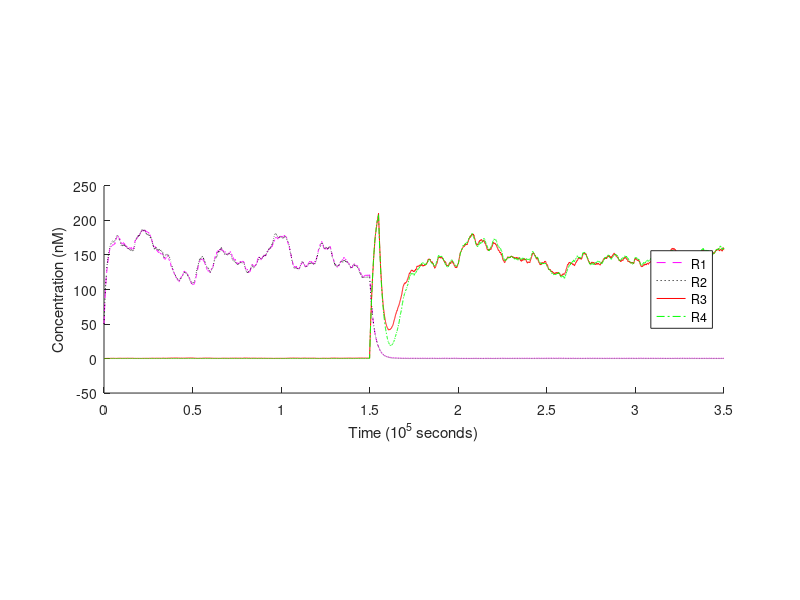
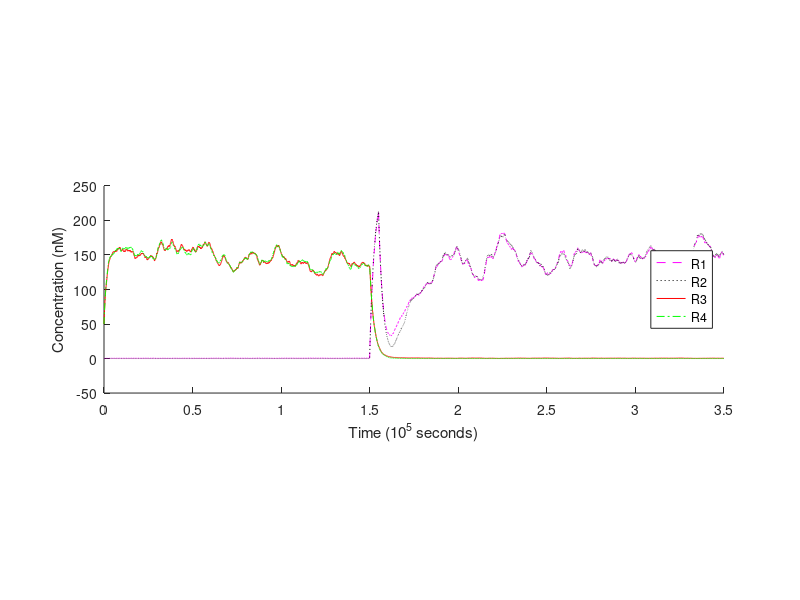
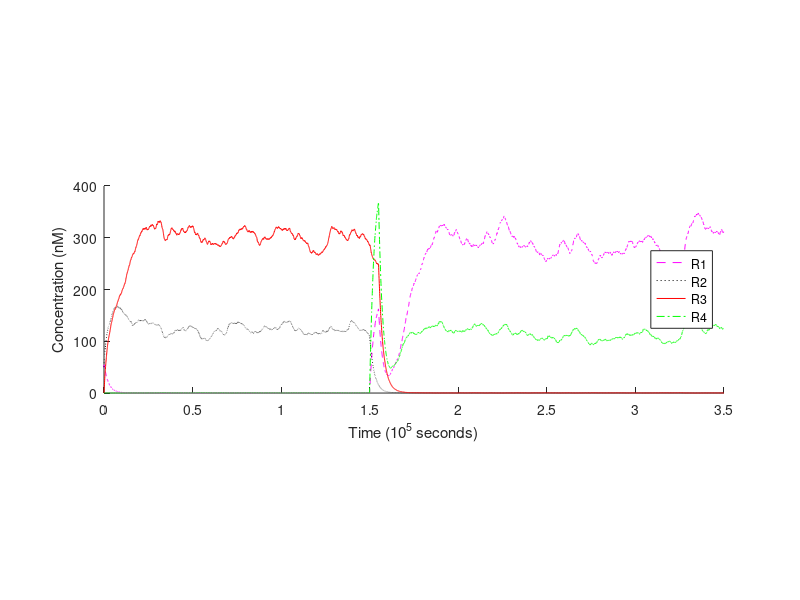
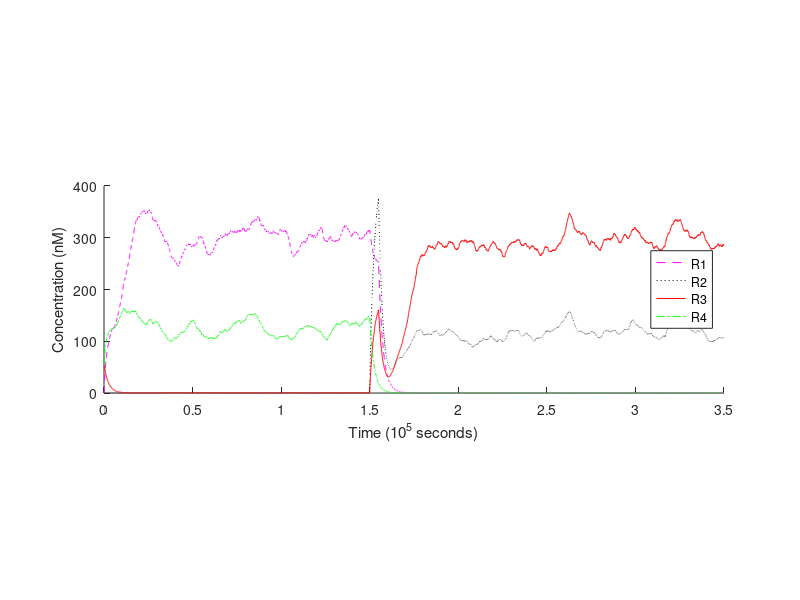

MATLAB code to generate these figures, in order:
% ============================== OCTAVE SETUP ==================================
    clear;
    format long;


% ========================== MODEL REACTION RATES ==============================

    % translation rates (1/s)
    Kt_R1 = 6e-4;
    Kt_R2 = 6e-4;
    Kt_R3 = 6e-4;
    Kt_R4 = 6e-4;

    % mRNA degradation rates (1/s)
    Kd_mR1P1 = 2.5e-3;
    Kd_mR4P1 = 2.5e-3;
    Kd_mR2P2 = 2.5e-3;
    Kd_mR3P2 = 2.5e-3;
    Kd_mR1P3 = 2.5e-3;
    Kd_mR2P4 = 2.5e-3;
    Kd_mR3P5 = 2.5e-3;
    Kd_mR4P6 = 2.5e-3;

    % protein degradation rates (1/s)
    Kd_R1 = 4e-4;
    Kd_R2 = 4e-4;
    Kd_R3 = 4e-4;
    Kd_R4 = 4e-4;

    % maximum/unrepressed transcription rates (M/s)
    Kb_P1 = 4e-10;
    Kb_P2 = 4e-10;
    Kb_P3 = 4e-10;
    Kb_P4 = 4e-10;
    Kb_P5 = 4e-10;
    Kb_P6 = 4e-10;

    % Hill coefficients (scalar)
    Na_P1 = 1.3;
    Na_P2 = 1.3;
    Nr_R2P1 = 1.3;
    Nr_R4P2 = 1.3;
    Nr_R3P3 = 1.3;
    Nr_R3P4 = 1.3;
    Nr_R4P4 = 1.3;
    Nr_R1P5 = 1.3;
    Nr_R1P6 = 1.3;
    Nr_R2P6 = 1.3;

    % Hill activation constants (M)
    Ka_P1 = 2e-8;
    Ka_P2 = 2e-8;

    % Hill repression constants (M)
    Kr_R2P1 = 6e-10;
    Kr_R4P2 = 6e-10;
    Kr_R3P3 = 6e-10;
    Kr_R3P4 = 6e-10;
    Kr_R4P4 = 6e-10;
    Kr_R1P5 = 6e-10;
    Kr_R1P6 = 6e-10;
    Kr_R2P6 = 6e-10;


% ============================ INPUT PARAMETERS ================================

    % time settings
    dt = 60;                     % 1 minute timesteps
    simulation = 0 : dt : 3.5e5; % simulation length control

    % input vector
    Is = zeros(1, length(simulation));

    % reaction initial conditions for each run
    multiI   = 1e-9 * [0.1, 0.1, 50, 50]; % constant input
    multiR12 = 1e-9 * [50 , 0  , 50, 0 ];
    multiR34 = 1e-9 * [0  , 50 , 0 , 50];

    % trigger hold & release times
    t_hold = 1.5e5 / dt;
    t_release = 1.55e5 / dt;

    % induced decrease in repressor binding affinity used to trigger the switch
    switch_trigger = 6e-10 - 4e-6;

    % save original Hill repression constants
    Kr_R2P1_ori = Kr_R2P1;
    Kr_R4P2_ori = Kr_R4P2;
    Kr_R3P3_ori = Kr_R3P3;
    Kr_R3P4_ori = Kr_R3P4;
    Kr_R4P4_ori = Kr_R4P4;
    Kr_R1P5_ori = Kr_R1P5;
    Kr_R1P6_ori = Kr_R1P6;
    Kr_R2P6_ori = Kr_R2P6;


% ================================ MULTISIM ====================================

    % precompute loop invariants and reduced coefficients
    a1 = Kt_R1 * Kb_P1 / Kd_mR1P1;
    a2 = Kt_R1 * Kb_P3 / Kd_mR1P3;
    b1 = Kt_R2 * Kb_P2 / Kd_mR2P2;
    b2 = Kt_R2 * Kb_P4 / Kd_mR2P4;
    c1 = Kt_R3 * Kb_P2 / Kd_mR3P2;
    c2 = Kt_R3 * Kb_P5 / Kd_mR3P5;
    d1 = Kt_R4 * Kb_P1 / Kd_mR4P1;
    d2 = Kt_R4 * Kb_P6 / Kd_mR4P6;
    V = 1e9;
    iSqrtV = 1 / sqrt(V);

    % abstractions for activation & repression Hill-function
    function y = Ha(X, n, K)
        Xn = X^n;
        y = Xn / (K^n + Xn);
    endfunction
    function y = Hr(X, n, K)
        y = 1 / (1 + (X/K)^n);
    endfunction

    % for each set of parameters, make a simulation run and display its results
    for sim = 1 : length(multiI)

        % set initial state concentrations
        Is(:) = multiI(sim);
        R1 = multiR12(sim);
        R2 = multiR12(sim);
        R3 = multiR34(sim);
        R4 = multiR34(sim);

        % preallocate arrays to store concentrations over time
        R1s = zeros(1, length(simulation));
        R2s = zeros(1, length(simulation));
        R3s = zeros(1, length(simulation));
        R4s = zeros(1, length(simulation));

        % generate Gaussian noise with zero mean and variance one
        random_seed = 73544911520192
        randn('seed', random_seed);
        noise_scaling = 1/55;
        noise_a1 = randn(length(simulation), 1) * noise_scaling;
        noise_a2 = randn(length(simulation), 1) * noise_scaling;
        noise_a3 = randn(length(simulation), 1) * noise_scaling;
        noise_b1 = randn(length(simulation), 1) * noise_scaling;
        noise_b2 = randn(length(simulation), 1) * noise_scaling;
        noise_b3 = randn(length(simulation), 1) * noise_scaling;
        noise_c1 = randn(length(simulation), 1) * noise_scaling;
        noise_c2 = randn(length(simulation), 1) * noise_scaling;
        noise_c3 = randn(length(simulation), 1) * noise_scaling;
        noise_d1 = randn(length(simulation), 1) * noise_scaling;
        noise_d2 = randn(length(simulation), 1) * noise_scaling;
        noise_d3 = randn(length(simulation), 1) * noise_scaling;

        % actual simulation
        for t = 1 : length(simulation)

            % store current state
            R1s(t) = R1;
            R2s(t) = R2;
            R3s(t) = R3;
            R4s(t) = R4;

            % change binding following hold or release of switch trigger
            if t >= t_hold && t <= t_release
                if sim == 1 || sim == 3
                    Kr_R1P5 = Kr_R1P5_ori + switch_trigger;
                    Kr_R1P6 = Kr_R1P6_ori + switch_trigger;
                    Kr_R2P1 = Kr_R2P1_ori + switch_trigger;
                    Kr_R2P6 = Kr_R2P6_ori + switch_trigger;
                elseif sim == 2 || sim == 4
                    Kr_R3P3 = Kr_R3P3_ori + switch_trigger;
                    Kr_R3P4 = Kr_R3P4_ori + switch_trigger;
                    Kr_R4P2 = Kr_R4P2_ori + switch_trigger;
                    Kr_R4P4 = Kr_R4P4_ori + switch_trigger;
                endif
            else
                Kr_R2P1 = Kr_R2P1_ori;
                Kr_R4P2 = Kr_R4P2_ori;
                Kr_R3P3 = Kr_R3P3_ori;
                Kr_R3P4 = Kr_R3P4_ori;
                Kr_R4P4 = Kr_R4P4_ori;
                Kr_R1P5 = Kr_R1P5_ori;
                Kr_R1P6 = Kr_R1P6_ori;
                Kr_R2P6 = Kr_R2P6_ori;
            endif

            % common subexpression optimization (used below)
            activationP1 = Ha(Is(t), Na_P1, Ka_P1);
            repressionP1 = Hr(R2, Nr_R2P1, Kr_R2P1);
            activationP2 = Ha(Is(t), Na_P2, Ka_P2);
            repressionP2 = Hr(R4, Nr_R4P2, Kr_R4P2);
            a1_prime = a1 * activationP1 * repressionP1;
            a2_prime = a2 * Hr(R3, Nr_R3P3, Kr_R3P3);
            a3_prime = Kd_R1 * R1;
            b1_prime = b1 * activationP2 * repressionP2;
            b2_prime = b2 * Hr(R3, Nr_R3P4, Kr_R3P4) * Hr(R4, Nr_R4P4, Kr_R4P4);
            b3_prime = Kd_R2 * R2;
            c1_prime = c1 * activationP2 * repressionP2;
            c2_prime = c2 * Hr(R1, Nr_R1P5, Kr_R1P5);
            c3_prime = Kd_R3 * R3;
            d1_prime = d1 * activationP1 * repressionP1;
            d2_prime = d2 * Hr(R1, Nr_R1P6, Kr_R1P6) * Hr(R2, Nr_R2P6, Kr_R2P6);
            d3_prime = Kd_R4 * R4;

            % compute variation
            dR1dt = a1_prime + a2_prime - a3_prime + iSqrtV*(sqrt(a1_prime)*noise_a1(t) + sqrt(a2_prime)*noise_a2(t) - sqrt(a3_prime)*noise_a3(t));
            dR2dt = b1_prime + b2_prime - b3_prime + iSqrtV*(sqrt(b1_prime)*noise_b1(t) + sqrt(b2_prime)*noise_b2(t) - sqrt(b3_prime)*noise_b3(t));
            dR3dt = c1_prime + c2_prime - c3_prime + iSqrtV*(sqrt(c1_prime)*noise_c1(t) + sqrt(c2_prime)*noise_c2(t) - sqrt(c3_prime)*noise_c3(t));
            dR4dt = d1_prime + d2_prime - d3_prime + iSqrtV*(sqrt(d1_prime)*noise_d1(t) + sqrt(d2_prime)*noise_d2(t) - sqrt(d3_prime)*noise_d3(t));

            % apply state changes
            R1 += dR1dt * dt;
            R2 += dR2dt * dt;
            R3 += dR3dt * dt;
            R4 += dR4dt * dt;

        endfor

        figure(sim); % plot each graphic separately
        hold on;

        % scale data for easier visualization
        timescale = 1e5;
        quantscale = 1e-9;
        x = simulation / timescale;
        yR1 = R1s / quantscale;
        yR2 = R2s / quantscale;
        yR3 = R3s / quantscale;
        yR4 = R4s / quantscale;

        % plot results
        plot(x,yR1,'--m;R1;', x,yR2,':k;R2;', x,yR3,'-r;R3;', x,yR4,'-.g;R4;');
        pbaspect([1 0.334 1]);
        legend('location', 'east');
        xlabel("Time (10^5 seconds)");
        ylabel("Concentration (nM)");

        hold off;
        print(sim, strcat('stochastic-switch-', num2str(sim), '_.pdf')); % put in the folder the script is run from

    endfor
